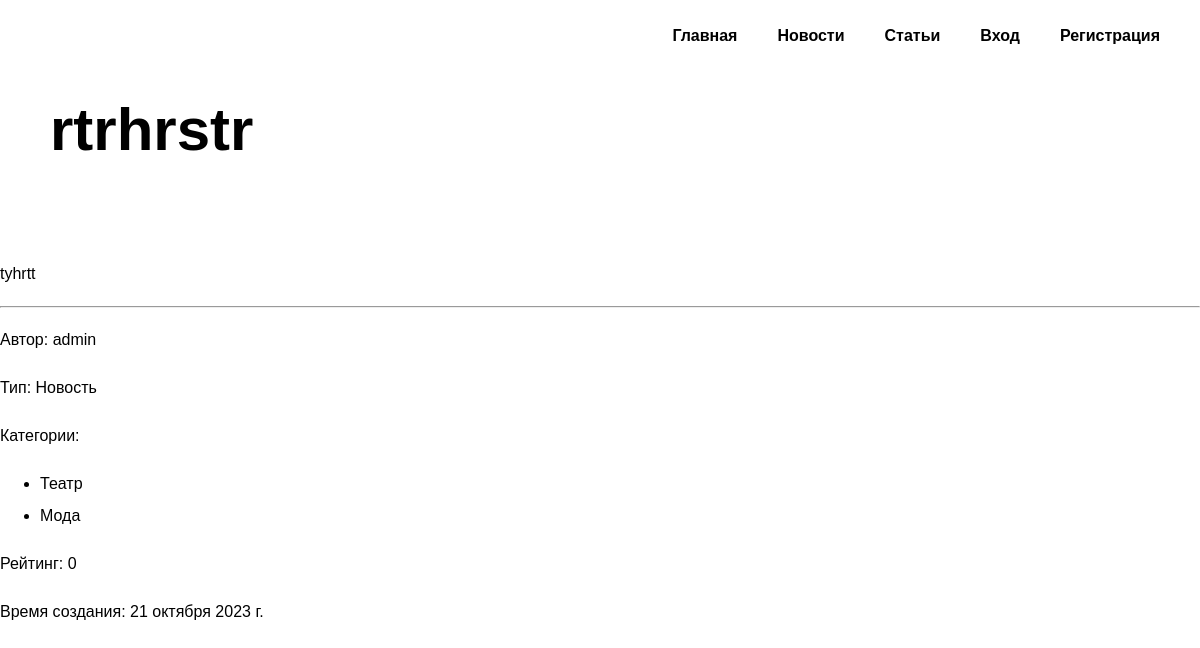
Page /news/rtrhrstr/ on the committed database.
### mainapp/models.py (models this page shows, shortened)
class Post(models.Model):
    STATYA = "St"
    NOVOST = "Nv"
    POST_TYPE_CHOICES = [
        (STATYA, "Статья"),
        (NOVOST, "Новость"),
    ]
    author = models.ForeignKey(Author, on_delete=models.CASCADE, related_name='author_post', verbose_name='Автор')
    type = models.CharField(max_length=2, choices=POST_TYPE_CHOICES, default=NOVOST, verbose_name='Тип поста')
    time_created = models.DateTimeField(auto_now_add=True, verbose_name='Время создания')
    category = models.ManyToManyField(Category, through="PostCategory", verbose_name='Категория', related_name='cats')
    title = models.CharField(max_length=255, verbose_name='Название')
    text = models.TextField(verbose_name='Текст')
    rating = models.IntegerField(default=0, verbose_name='Рейтинг')
    slug = models.SlugField(max_length=255, unique=True, db_index=True, verbose_name="URL")
    def __str__(self):
        return self.title
    class Meta:
        verbose_name = 'Пост'
        verbose_name_plural = 'Посты'
    def get_category_list(self):
        queryset_category = self.category.values()
        return [i['name'] for i in queryset_category]

class Author(models.Model):
    user = models.OneToOneField(User, on_delete=models.CASCADE, verbose_name='Пользователь')
    rating = models.IntegerField(default=0, verbose_name='Рейтинг')
    post_per_day = models.IntegerField(blank=True, default=0)
    def __str__(self):
        return str(self.user)
    class Meta:
        verbose_name = 'Автор'
        verbose_name_plural = 'Авторы'

class Category(models.Model):
    name = models.CharField(max_length=100, unique=True, verbose_name='Категория')
    slug = models.SlugField(max_length=255, unique=True, db_index=True, verbose_name="URL")
    subscribers = models.ManyToManyField(User, verbose_name='Подписки', related_name='followers', blank=True)
    class Meta:
        verbose_name = 'Категория'
        verbose_name_plural = 'Категории'

### mainapp/views.py (the view, shortened to what this page needs)
# urls.py: path('news/<slug:post_slug>/', ShowPost.as_view(), name='post'),
class ShowPost(DetailView):
    model = Post
    template_name = 'mainapp/post-page.html'
    slug_url_kwarg = 'post_slug'
    context_object_name = 'post'
    def get_context_data(self, *, object_list=None, **kwargs):
        context = super().get_context_data(**kwargs)
        context['menu'] = menu
        context['title'] = context['post']
        return context

### mainapp/templatetags/custom_filters.py (called while the page is built)
@register.filter()
def bad_words(text_string):
    res = []
    try:
        for word in text_string.split():
            if word.lower().strip(punctuation) in bad_words2:
                if word[-1] in punctuation:
                    word = word[0] + '*' * (len(word) - 2) + word[-1]
                else:
                    word = word[0] + '*' * (len(word) - 1)
            res.append(word)
    except Exception:
        print("Oops! That was no string. Try again...")
    return ' '.join(res)

### mainapp/templates/mainapp/post-page.html (shortened to what this page needs)
{% extends 'mainapp/base.html' %}
{% load custom_filters %}
{% load static %}
{% block extrastyle %}
<link rel="stylesheet" href="{% static 'mainapp/css/post-page-style.css' %}">
{% endblock %}
{% block main %}
<main class="main-page">
		<div class="container">
		<h1 class="heading">{{ post.title|bad_words }}</h1>
		</div>
	</main>
{% endblock main %}
{% block content %}
<section class="post-page">
 	<p class="post-content">{{ post.text|bad_words }}</p>
</section>
    <hr>
<section class="post-page">
 	<p class="post-content">Автор: {{ post.author }}</p>
 	<p class="post-content">Тип: {{ post.get_type_display }}</p>
 	<p class="post-content">Категории:</p>
		<ul>
		{% for cat in  post.get_category_list %}
			<li>{{ cat }}</li>
		{% endfor %}
		</ul>
 	<p class="post-content">Рейтинг: {{ post.rating }}</p>
 	<p class="post-content">Время создания: {{ post.time_created|date:"DATE_FORMAT" }}</p>
</section>
{% endblock %}

### static/mainapp/css/home-style.css (style rules this page uses)
*,*:before,*:after { -moz-box-sizing: border-box; -webkit-box-sizing: border-box; box-sizing: border-box; }
body { margin: 0; min-width: 960px; font-family: "Montserrat", "Helvetica", "Arial", sans-serif; font-size: 16px; line-height: 32px; background-image: url("../images/news_1.jpg"); background-repeat: no-repeat; background-position: top center; }
li { margin-right: 40px; }
.heading { margin: 0 0 24px; font-size: 60px; line-height: 96px; }
.main-page { margin-bottom: 480px; }
.main-page .container { max-width: 1440px; margin:0 auto; padding-left: 50px; }

### static/mainapp/css/post-page-style.css (style rules this page uses)
body { background-image: url("../images/news_2.jpg"); font-family: "Montserrat", "Helvetica", "Arial", sans-serif; font-size: 16px; line-height: 32px; }
.heading { margin: 0 0 24px; font-size: 60px; line-height: 96px; }
.main-page { margin-bottom: 80px; }

### rows in the picture
Post: title|bad_words "rtrhrstr", text|bad_words "tyhrtt", author "admin", type "Новость", rating "0", time_created "21 октября 2023 г."
Category: get_category_list "Театр"
Category: get_category_list "Мода"

### other values in the picture
{{ m.title }} "Главная" "Новости" "Статьи"
